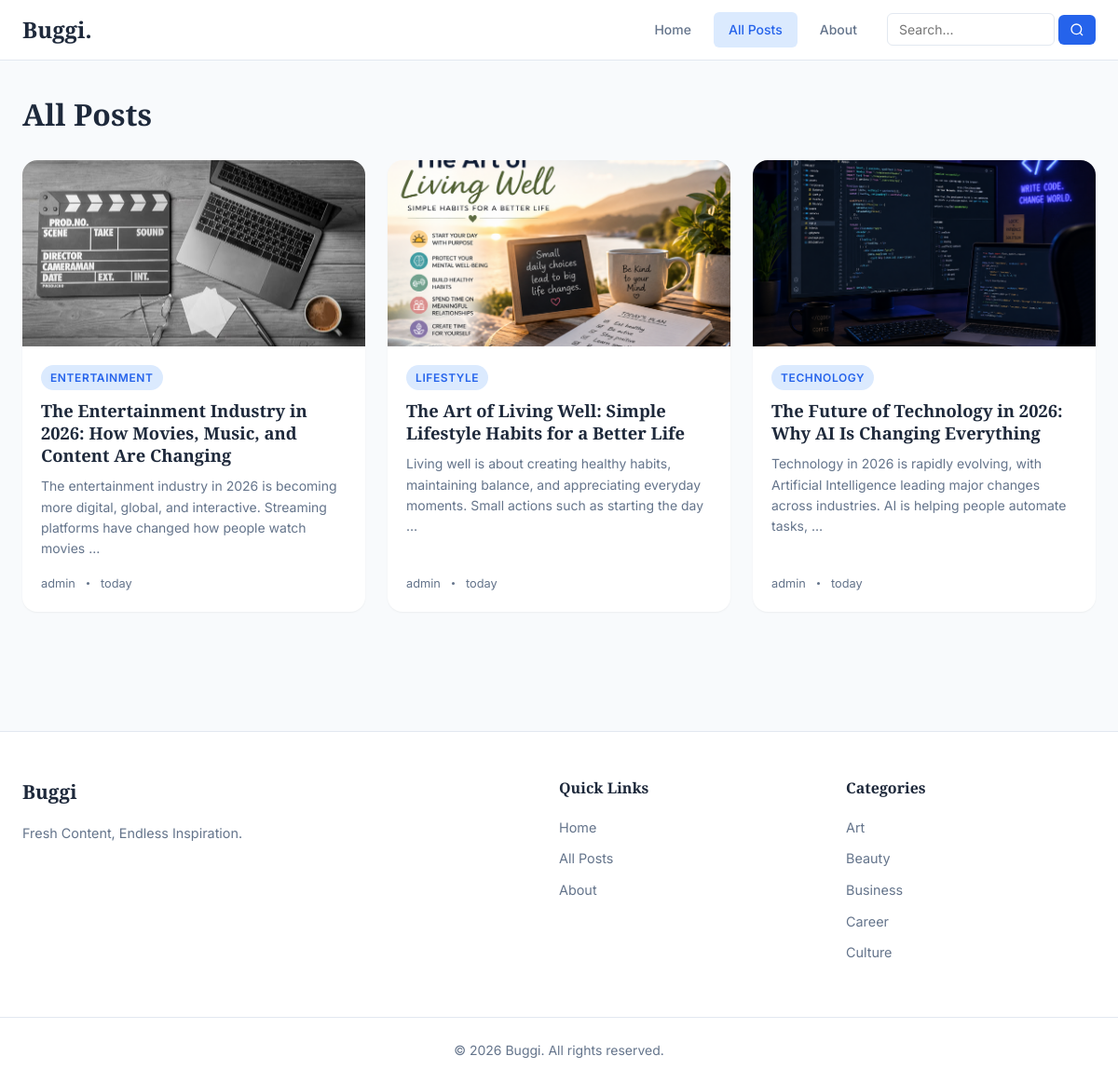
/posts/, run on the app's committed database.
### blog/models.py (models this page shows, shortened)
class Post(models.Model):
    STATUS_CHOICES = [
        ('draft', 'Draft'),
        ('published', 'Published'),
    ]
    title = models.CharField(max_length=200)
    slug = models.SlugField(max_length=200, unique=True)
    author = models.ForeignKey(User, on_delete=models.CASCADE, related_name='posts')
    summary = models.TextField(max_length=500, blank=True, help_text="Brief summary of the post")
    content = RichTextUploadingField()
    featured_image = models.ImageField(upload_to='posts/%Y/%m/', blank=True, null=True)
    category = models.ForeignKey(Category, on_delete=models.SET_NULL, null=True, blank=True, related_name='posts')
    tags = models.ManyToManyField(Tag, blank=True, related_name='posts')
    status = models.CharField(max_length=10, choices=STATUS_CHOICES, default='draft')
    created_at = models.DateTimeField(auto_now_add=True)
    updated_at = models.DateTimeField(auto_now=True)
    published_at = models.DateTimeField(null=True, blank=True)
    class Meta:
        ordering = ['-published_at', '-created_at']
    def get_absolute_url(self):
        return reverse('blog:post_detail', kwargs={'slug': self.slug})

class Category(models.Model):
    name = models.CharField(max_length=100, unique=True)
    slug = models.SlugField(max_length=100, unique=True)
    description = models.TextField(blank=True)
    class Meta:
        verbose_name_plural = "categories"
        ordering = ['name']
    def get_absolute_url(self):
        return reverse('blog:category_posts', kwargs={'slug': self.slug})

### blog/views.py (the view)
# urls.py: path('posts/', views.PostListView.as_view(), name='post_list'),
class PostListView(ListView):
    model = Post
    template_name = 'blog/post_list.html'
    context_object_name = 'posts'
    paginate_by = 9
    def get_queryset(self):
        return Post.objects.filter(status='published').select_related('category', 'author').prefetch_related('tags')
    def get_context_data(self, **kwargs):
        context = super().get_context_data(**kwargs)
        context['categories'] = Category.objects.all()
        context['tags'] = Tag.objects.all()
        return context

### blog/templates/blog/post_list.html (shortened to what this page needs)
{% extends 'blog/base.html' %}
{% load humanize %}
{% block content %}
<section class="section">
    <div class="section-header">
        <h1>All Posts</h1>
    </div>
    <div class="posts-grid">
        {% for post in posts %}
        <article class="post-card">
            {% if post.featured_image %}
            <div class="post-card-image">
                <img src="{{ post.featured_image.url }}" alt="{{ post.title }}">
            </div>
            {% endif %}
            <div class="post-card-content">
                <span class="badge">{{ post.category.name|default:"Uncategorized" }}</span>
                <h3><a href="{{ post.get_absolute_url }}">{{ post.title }}</a></h3>
                <p>{{ post.summary|default:post.content|truncatewords:20 }}</p>
                <div class="meta">
                    <span>{{ post.author.get_full_name|default:post.author.username }}</span>
                    <span>{{ post.published_at|naturalday }}</span>
                </div>
            </div>
        </article>
        {% empty %}
        <p class="empty-message">No posts published yet.</p>
        {% endfor %}
    </div>
</section>
{% endblock %}

### blog/templates/blog/base.html (shortened to what this page needs)
<!DOCTYPE html>
<html lang="en">
<head>
    {% load static %}
    <link rel="stylesheet" href="{% static 'blog/css/style.css' %}">
</head>
<body>
    <header class="header">
        <nav class="navbar">
            <div class="nav-brand">
                <a href="{% url 'blog:home' %}">Buggi.</a>
            </div>
            <ul class="nav-menu">
                <li><a href="{% url 'blog:home' %}" class="{% if request.resolver_match.url_name == 'home' %}active{% endif %}">Home</a></li>
                <li><a href="{% url 'blog:post_list' %}" class="{% if request.resolver_match.url_name == 'post_list' %}active{% endif %}">All Posts</a></li>
                <li><a href="{% url 'blog:about' %}" class="{% if request.resolver_match.url_name == 'about' %}active{% endif %}">About</a></li>
                <li>
                    <form class="search-form" action="{% url 'blog:search' %}" method="get">
                        <input type="text" name="q" placeholder="Search..." value="{{ request.GET.q|default:'' }}">
                        <button type="submit" aria-label="Search">
                            <svg width="16" height="16" viewBox="0 0 24 24" fill="none" stroke="currentColor" stroke-width="2">
                                <circle cx="11" cy="11" r="8"></circle>
                                <path d="m21 21-4.35-4.35"></path>
                            </svg>
                        </button>
                    </form>
                </li>
            </ul>
        </nav>
    </header>
    <main class="main-content">
        {% block content %}{% endblock %}
    </main>
    <footer class="footer">
        <div class="footer-content">
            <div class="footer-section">
                <h3>Buggi</h3>
                <p>Fresh Content, Endless Inspiration.</p>
            </div>
            <div class="footer-section">
                <h4>Quick Links</h4>
                <ul>
                    <li><a href="{% url 'blog:home' %}">Home</a></li>
                    <li><a href="{% url 'blog:post_list' %}">All Posts</a></li>
                    <li><a href="{% url 'blog:about' %}">About</a></li>
                </ul>
            </div>
            <div class="footer-section">
                <h4>Categories</h4>
                <ul>
                    {% for cat in categories|slice:":5" %}
                    <li><a href="{{ cat.get_absolute_url }}">{{ cat.name }}</a></li>
                    {% empty %}
                    <li>No categories yet</li>
                    {% endfor %}
                </ul>
            </div>
        </div>
        <div class="footer-bottom">
            <p>&copy; {% now "Y" %} Buggi. All rights reserved.</p>
        </div>
    </footer>
</body>
</html>

### data on the page
Post: featured_image (picture), category.name "ENTERTAINMENT", title "The Entertainment Industry in 2026: How Movies, Music, and Content Are Changing", summary "The entertainment industry in 2026 is becoming more digital, global, and interactive. Streaming platforms have changed how people watch movies …", author.get_full_name "admin", published_at "today"
Post: featured_image (picture), category.name "LIFESTYLE", title "The Art of Living Well: Simple Lifestyle Habits for a Better Life", summary "Living well is about creating healthy habits, maintaining balance, and appreciating everyday moments. Small actions such as starting the day …", author.get_full_name "admin", published_at "today"
Post: featured_image (picture), category.name "TECHNOLOGY", title "The Future of Technology in 2026: Why AI Is Changing Everything", summary "Technology in 2026 is rapidly evolving, with Artificial Intelligence leading major changes across industries. AI is helping people automate tasks, …", author.get_full_name "admin", published_at "today"
Category: name "Art"
Category: name "Beauty"
Category: name "Business"
Category: name "Career"
Category: name "Culture"
